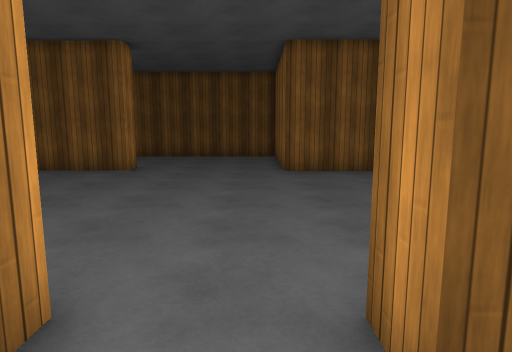
[1] (above)

22 first-person views from a walk through a 3-D level made in the Unity game engine. The camera is 1.5 m above the floor, tilts 8° down and sees 75° across. The floor is counted in squares, 1 m on a side. Each view is taken from the middle of a square. On the plan, view 1 faces up. The plan holds only what a view shows up to about 15 squares ahead; the rest is blank. The place goes on beyond the plan. The player is left out. Door leaves are left out, so doorways stand open. Surface patterns are stand-ins for the level's own textures.

[2]
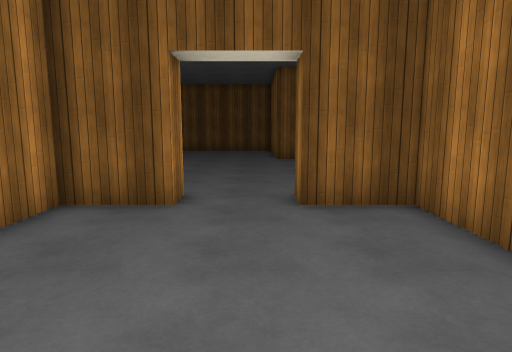

[3]
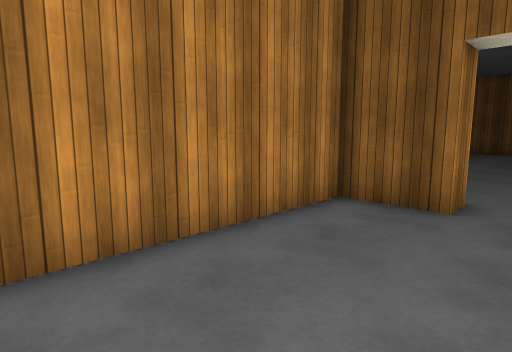

[4]
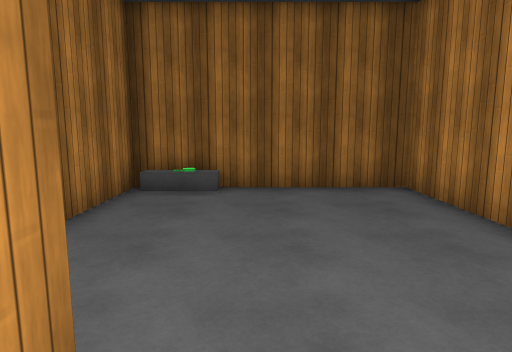

[5]
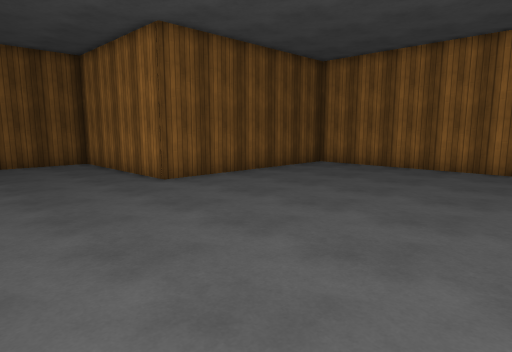

[6]
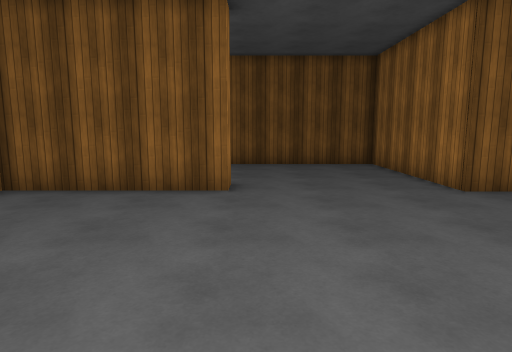

[7]
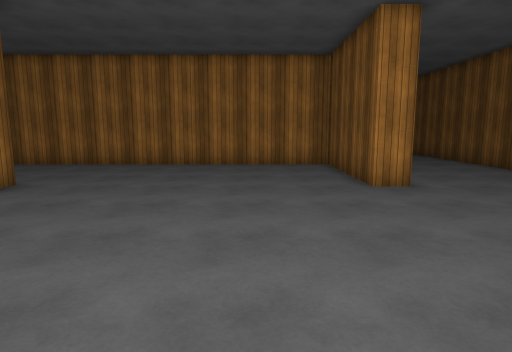

[8]
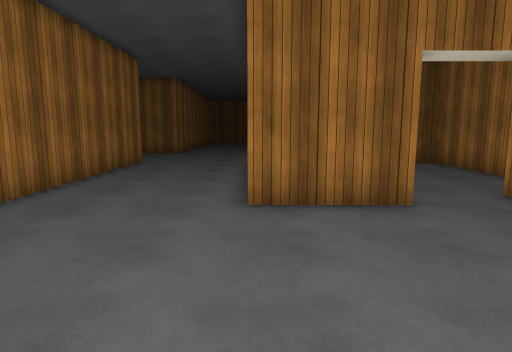

[9]
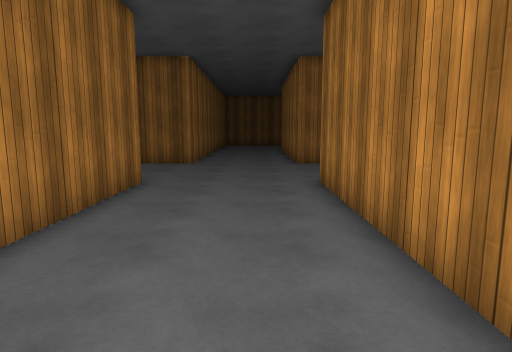

[10]
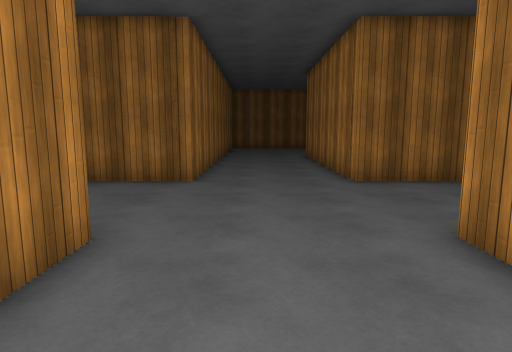

[11]
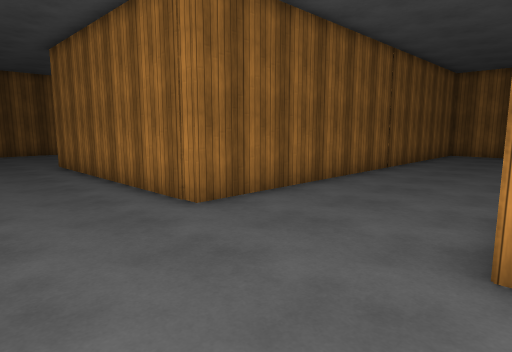

[12]
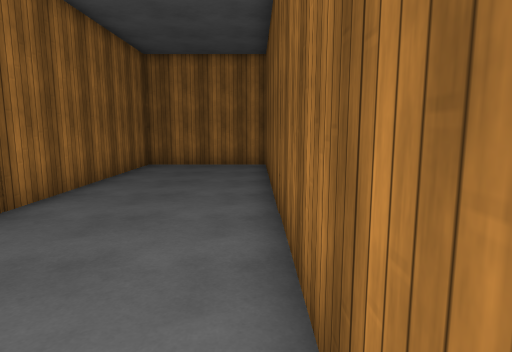

[13]
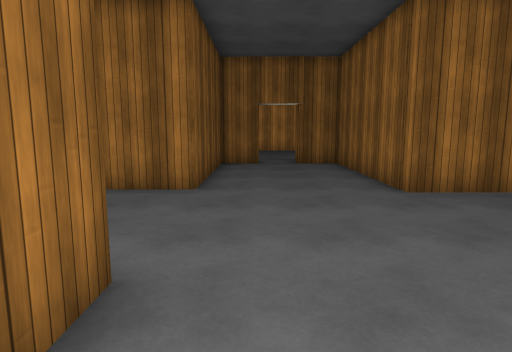

[14]
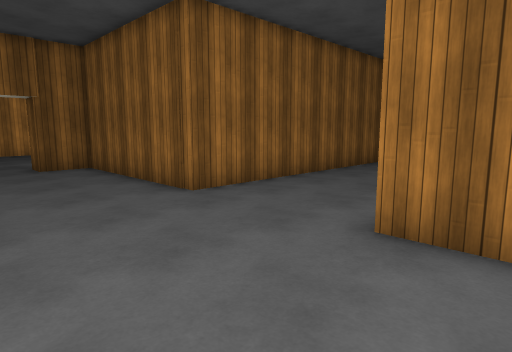

[15]
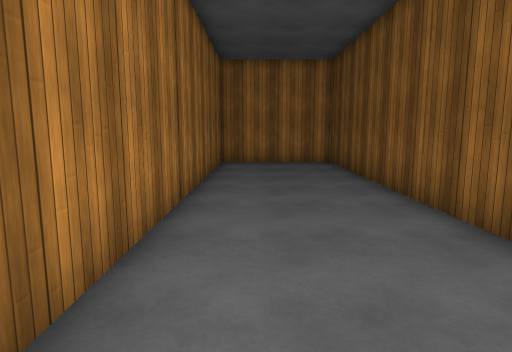

[16]
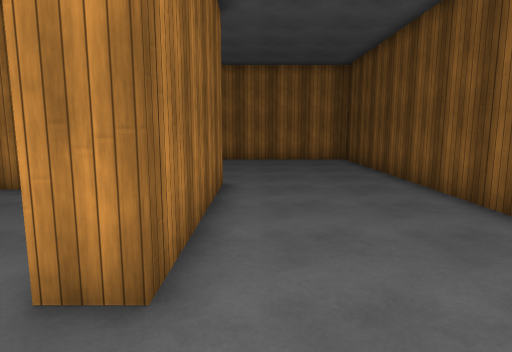

[17]
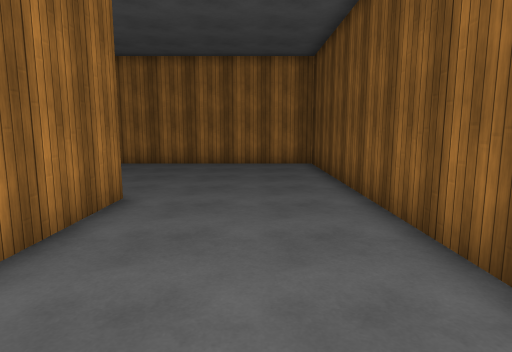

[18]
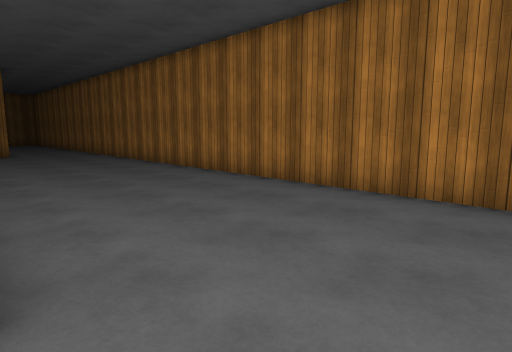

[19]
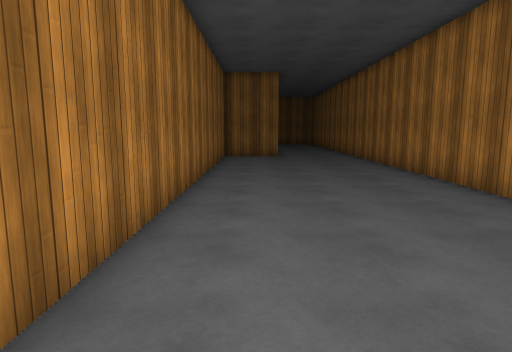

[20]
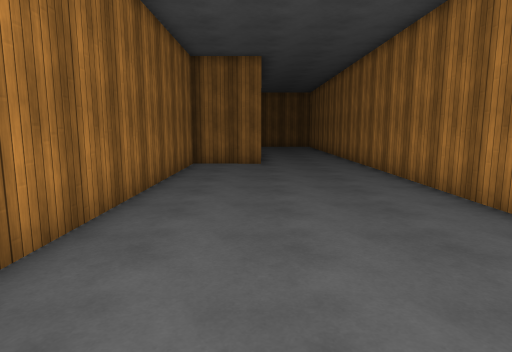

[21]
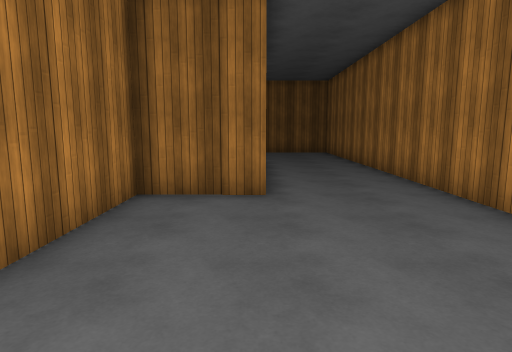

[22]
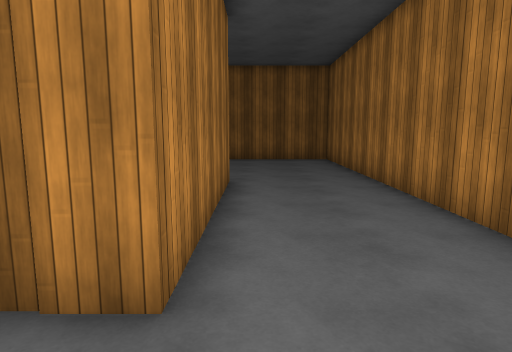

### Floor plan
Points are (right, up) in squares from view 1. A wall is a line through its corners. A room is listed if a view was taken in it or the views show most of it. See-through windows are left out.
Room 1 (views 1, 2, 3)
walls: (-1.6, 1.5) (-3.9, 1.5) (-3.9, -5.6) (3.2, -5.6) (3.2, 1.5) (0.9, 1.5)
ways out: open door at (0, 2) to room 2
Room 2 (views 4, 5, 6, 7, 8, 9, 10, 11, 12, 13, 14, 15, 16, 17, 18, 19, 20, 21, 22)
walls: (-5, 2.5) (-4.4, 2.5); (0.9, 2.5) (4.2, 2.5); (0.5, -6.6) (-13.2, -6.6) (-13.2, -11.6) (4.2, -11.6) (4.2, -19.5); (4.2, 0.9) (4.2, -6.6) (2.8, -6.6); (-11.2, 13.1) (-4.7, 13.1) (-4.7, 12.1) (-10.2, 12.1) (-10.2, -1.4); (-14.2, -12.8) (-14.2, -5.6) (-11.3, -5.6) (-11.3, 11); (9.2, 4.6) (9.2, 11.2); (-7, 18.5) (-18.6, 18.5) (-18.6, -18); (8.5, 12.1) (1.1, 12.1) (1.1, 18.5) (-5.1, 18.5); (15.4, -6.6) (9.2, -6.6) (9.2, 2.4); (8.8, -19.5) (8.8, -11.6) (15.5, -11.6)
ways out: open door at (0, 2) to room 1

Where each view was taken, in squares from view 1:
view 1: 0 up, 0 right, facing up
view 2: 5 down, 0 right, facing up
view 3: 5 down, 0 right, facing up-left
view 4: 3 up, 0 right, facing down
view 5: 3 up, 4 left, facing up-right
view 6: 4 up, 4 left, facing up
view 7: 9 up, 4 right, facing left
view 8: 9 up, 4 right, facing down
view 9: 3 up, 6 right, facing down
view 10: 2 down, 7 right, facing down
view 11: 6 down, 8 right, facing down-left
view 12: 7 down, 1 right, facing left
view 13: 8 down, 1 right, facing right
view 14: 7 down, 2 right, facing down-right
view 15: 10 down, 2 right, facing left
view 16: 14 up, 2 left, facing left
view 17: 16 up, 4 left, facing left
view 18: 16 up, 11 left, facing down-left
view 19: 13 up, 13 left, facing down
view 20: 9 up, 14 left, facing down
view 21: 2 up, 14 left, facing down
view 22: 3 down, 15 left, facing down
